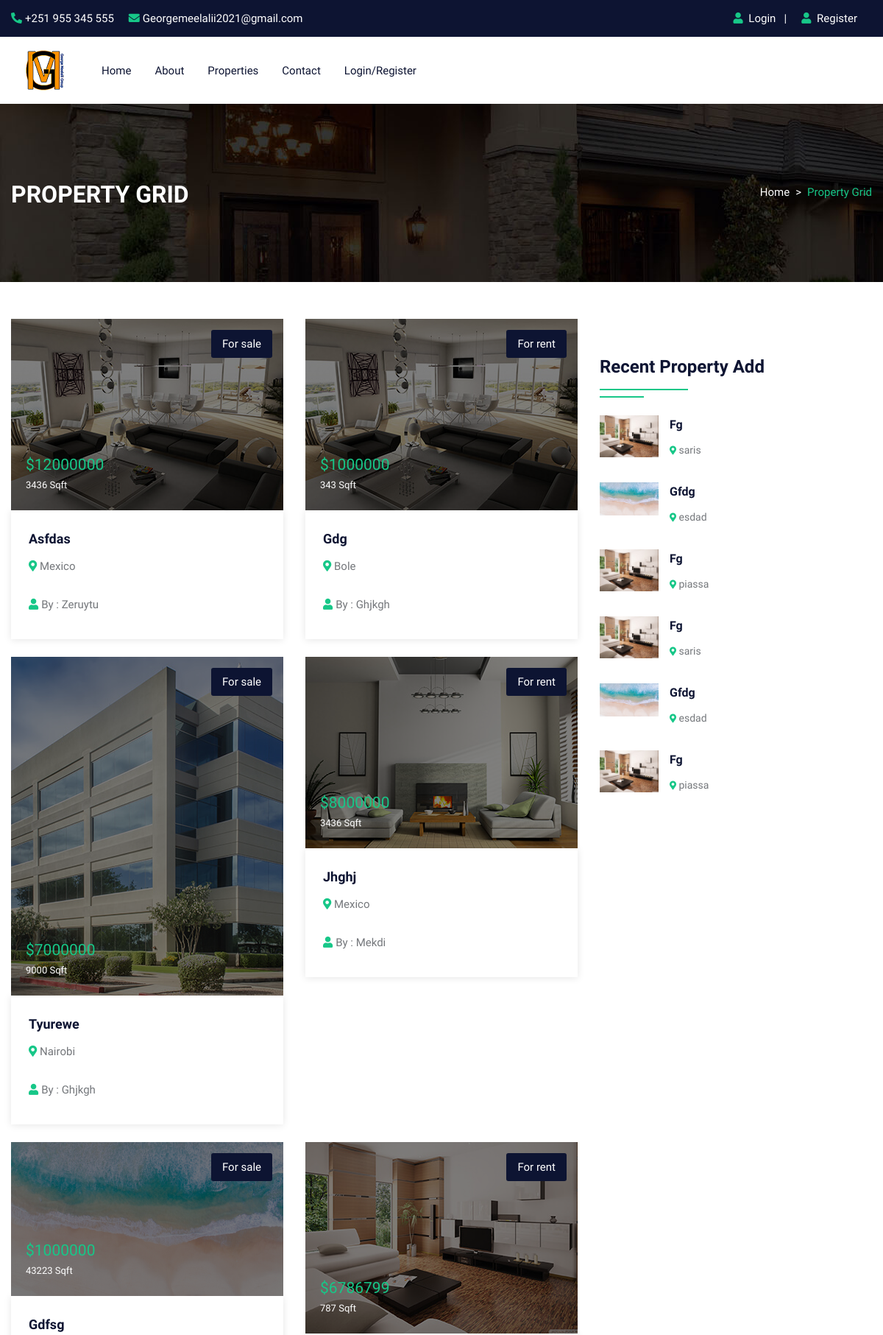
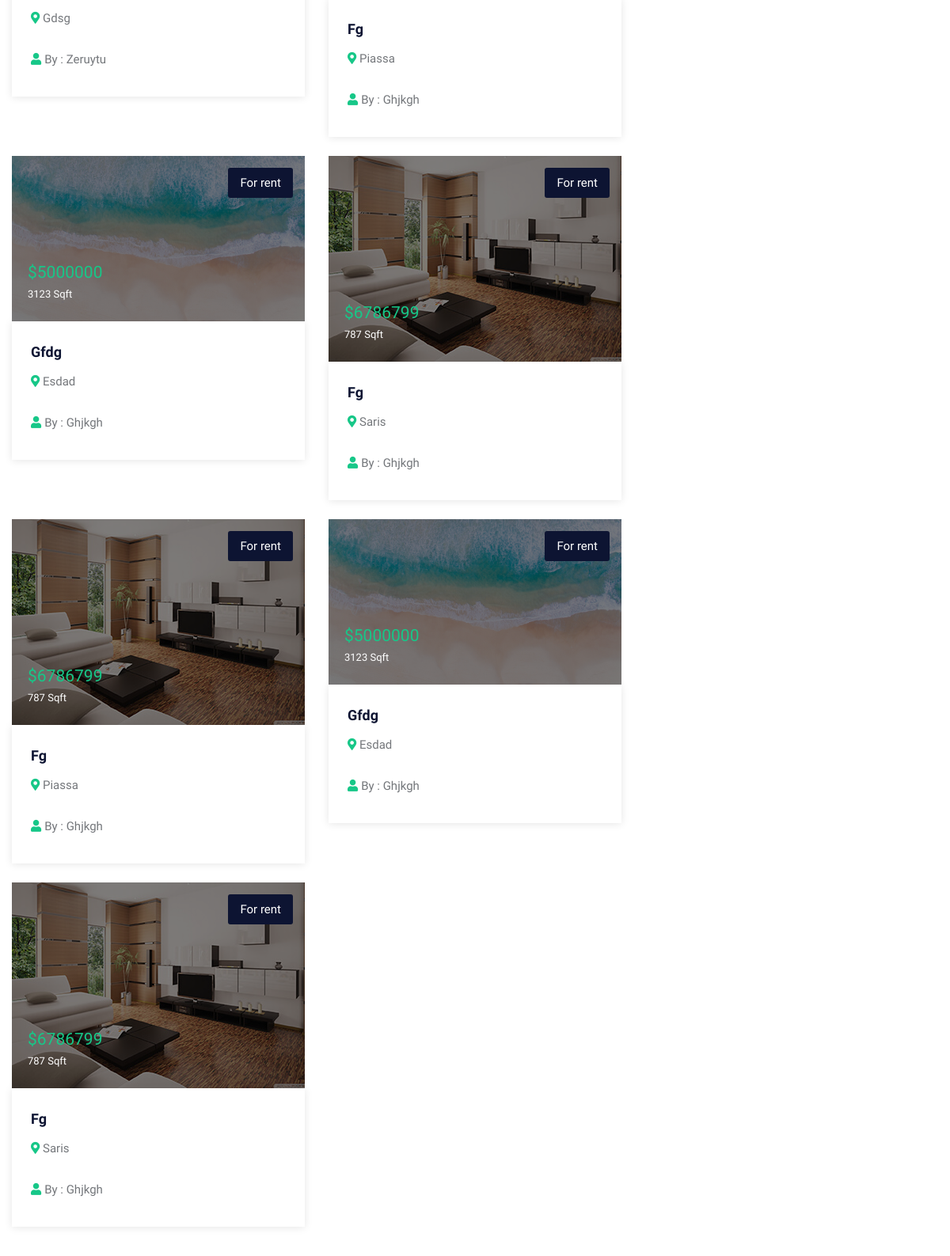
/property.php (upper part), run on the app's committed database (2 pictures, top to bottom).
### tables this page shows
CREATE TABLE `property` (
  `pid` int(50) NOT NULL,
  `title` varchar(100) NOT NULL,
  `pcontent` longtext NOT NULL,
  `type` varchar(100) NOT NULL,
  `bhk` varchar(50) NOT NULL,
  `stype` varchar(100) NOT NULL,
  `bedroom` int(50) NOT NULL,
  `bathroom` int(50) NOT NULL,
  `balcony` int(50) NOT NULL,
  `kitchen` int(50) NOT NULL,
  `hall` int(50) NOT NULL,
  `floor` varchar(50) NOT NULL,
  `size` int(50) NOT NULL,
  `price` int(50) NOT NULL,
  `location` varchar(200) NOT NULL,
  `city` varchar(100) NOT NULL,
  `state` varchar(100) NOT NULL,
  `feature` longtext NOT NULL,
  `pimage` varchar(300) NOT NULL,
  `pimage1` varchar(300) NOT NULL,
  `pimage2` varchar(300) NOT NULL,
  `pimage3` varchar(300) NOT NULL,
  `pimage4` varchar(300) NOT NULL,
  `uid` int(50) NOT NULL,
  `status` varchar(50) NOT NULL,
  `mapimage` varchar(300) NOT NULL,
  `topmapimage` varchar(300) NOT NULL,
  `groundmapimage` varchar(300) NOT NULL,
  `totalfloor` varchar(50) NOT NULL,
  `date` datetime NOT NULL,
  `request` varchar(100) NOT NULL
);

CREATE TABLE `user` (
  `uid` int(50) NOT NULL,
  `uname` varchar(100) NOT NULL,
  `uemail` varchar(100) NOT NULL,
  `uphone` varchar(20) NOT NULL,
  `upass` varchar(50) NOT NULL,
  `utype` varchar(50) NOT NULL,
  `uimage` varchar(300) NOT NULL
);

### property.php (the view, shortened to what this page needs)
<!DOCTYPE html>
<html lang="en">
<head>
<link rel="stylesheet" type="text/css" href="css/bootstrap.min.css">
<link rel="stylesheet" type="text/css" href="css/bootstrap-slider.css">
<link rel="stylesheet" type="text/css" href="css/jquery-ui.css">
<link rel="stylesheet" type="text/css" href="css/layerslider.css">
<link rel="stylesheet" type="text/css" href="css/color.css" id="color-change">
<link rel="stylesheet" type="text/css" href="css/owl.carousel.min.css">
<link rel="stylesheet" type="text/css" href="css/font-awesome.min.css">
<link rel="stylesheet" type="text/css" href="fonts/flaticon/flaticon.css">
<link rel="stylesheet" type="text/css" href="css/style.css">
</head>
<body>
<div id="page-wrapper">
    <div class="row">
		<?php include("include/header.php");?>
        <div class="banner-full-row page-banner" style="background-image:url('images/breadcromb.jpg');">
            <div class="container">
                <div class="row">
                    <div class="col-md-6">
                        <h2 class="page-name float-left text-white text-uppercase mt-1 mb-0"><b>Property Grid</b></h2>
                    </div>
                    <div class="col-md-6">
                        <nav aria-label="breadcrumb" class="float-left float-md-right">
                            <ol class="breadcrumb bg-transparent m-0 p-0">
                                <li class="breadcrumb-item text-white"><a href="#">Home</a></li>
                                <li class="breadcrumb-item active">Property Grid</li>
                            </ol>
                        </nav>
                    </div>
                </div>
            </div>
        </div>
        <div class="full-row">
            <div class="container">
                <div class="row">
					<div class="col-lg-8">
                        <div class="row">
							<?php
							$query=mysqli_query($con,"SELECT property.*, user.uname,user.utype,user.uimage FROM `property`,`user` WHERE property.uid=user.uid");
								while($row=mysqli_fetch_array($query))
								{
							?>
				         <div class="col-md-6">
                                <div class="featured-thumb hover-zoomer mb-4">
                                    <div class="overlay-black overflow-hidden position-relative"> <img src="admin/property/<?php echo $row['18'];?>" alt="pimage">
                                        <div class="sale bg-secondary text-white">For <?php echo $row['5'];?></div>
                                        <div class="price text-primary text-capitalize">$<?php echo $row['13'];?> <span class="text-white"><?php echo $row['12'];?> Sqft</span></div>
                                    </div>
                                    <div class="featured-thumb-data shadow-one">
                                        <div class="p-4">
                                            <h5 class="text-secondary hover-text-primary mb-2 text-capitalize"><a href="propertydetail.php?pid=<?php echo $row['0'];?>"><?php echo $row['1'];?></a></h5>
                                            <span class="location text-capitalize"><i class="fas fa-map-marker-alt text-primary"></i> <?php echo $row['14'];?></span> </div>
                                        <div class="px-4 pb-4 d-inline-block w-100">
                                            <div class="float-left text-capitalize"><i class="fas fa-user text-primary mr-1"></i>By : <?php echo $row['uname'];?></div>
                                        </div>
                                    </div>
                                </div>
                            </div>
                            <?php } ?>
                        </div>
                    </div>
                    <div class="col-lg-4">
                        <div class="sidebar-widget mt-5">
                            <h4 class="double-down-line-left text-secondary position-relative pb-4 mb-4">Recent Property Add</h4>
                            <ul class="property_list_widget">
								<?php
								$query=mysqli_query($con,"SELECT * FROM `property` ORDER BY pid DESC LIMIT 6");
										while($row=mysqli_fetch_array($query))
										{
								?>
                                <li> <img src="admin/property/<?php echo $row['18'];?>" alt="pimage">
                                    <h6 class="text-secondary hover-text-primary text-capitalize"><a href="propertydetail.php?pid=<?php echo $row['0'];?>"><?php echo $row['1'];?></a></h6>
                                    <span class="font-14"><i class="fas fa-map-marker-alt icon-primary icon-small"></i> <?php echo $row['14'];?></span>
                                </li>
                                <?php } ?>
                            </ul>
                        </div>
                    </div>
                </div>
            </div>
        </div>
    </div>
</div>
</body>
</html>

### css/color.css (style rules this page uses)
:root { --theme-ordinary-color: #74777b; }
:root { --theme-primary-color: #17c788; }
:root { --theme-secondary-color: #0d1432; }
:root { --theme-white-color: #fff; }
:root { --theme-light-color: #f8f8f8; }
:root { --theme-gray-color: #f5f5f5; }
:root { --theme-footer-color: #091b4b; }
:root { --theme-dark-color: #091b4b; }
:root { --text-light-color: #a3a7af; }
:root { --theme-primary-opacity-color: rgba(11, 191, 141, .8); }
:root { --theme-secondary-opacity-color: rgba(13,20,50,0.7); }
:root { --theme-white-opacity-color: rgba(255, 255, 255, 0.3); }
:root { --theme-dark-opacity-color: rgba(0, 0, 0, 0.5); }
:root { --theme-ordinary-font: 'Muli', sans-serif; }
:root { --theme-highlight-font: 'Comfortaa', cursive; }

### data on the page
property: pimage (picture), stype "sale", price "12000000", size "3436", title "Asfdas", location "Mexico", uid.uname "Zeruytu"
property: pimage (picture), stype "rent", price "1000000", size "343", title "Gdg", location "Bole", uid.uname "Ghjkgh"
property: pimage (picture), stype "sale", price "7000000", size "9000", title "Tyurewe", location "Nairobi", uid.uname "Ghjkgh"
property: pimage (picture), stype "rent", price "8000000", size "3436", title "Jhghj", location "Mexico", uid.uname "Mekdi"
property: pimage (picture), stype "sale", price "1000000", size "43223", title "Gdfsg", location "Gdsg", uid.uname "Zeruytu"
property: pimage (picture), stype "rent", price "6786799", size "787", title "Fg", location "Piassa", uid.uname "Ghjkgh", location "piassa"
property: pimage (picture), stype "rent", price "5000000", size "3123", title "Gfdg", location "Esdad", uid.uname "Ghjkgh", location "esdad"
property: pimage (picture), stype "rent", price "6786799", size "787", title "Fg", location "Saris", uid.uname "Ghjkgh", location "saris"
property: pimage (picture), stype "rent", price "6786799", size "787", title "Fg", location "Piassa", uid.uname "Ghjkgh", location "piassa"
property: pimage (picture), stype "rent", price "5000000", size "3123", title "Gfdg", location "Esdad", uid.uname "Ghjkgh", location "esdad"
property: pimage (picture), stype "rent", price "6786799", size "787", title "Fg", location "Saris", uid.uname "Ghjkgh", location "saris"
